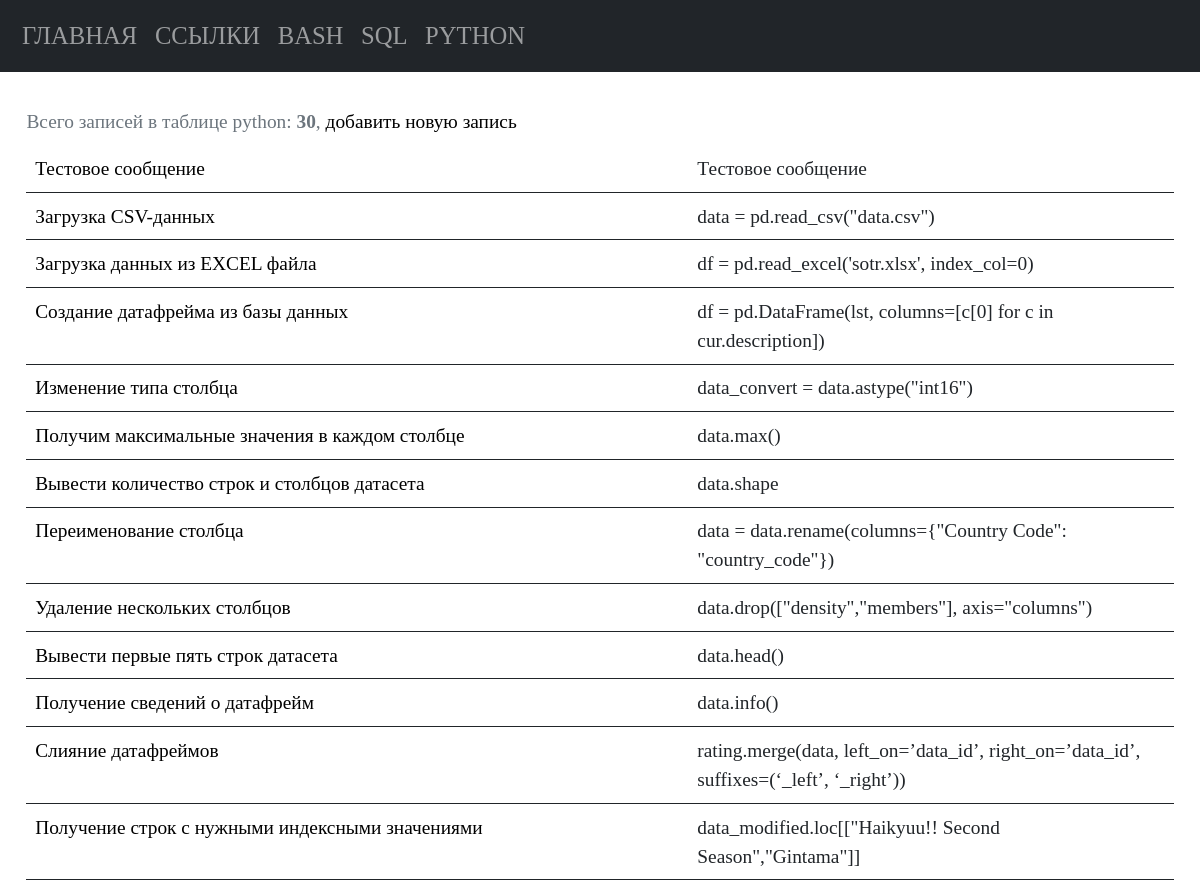
The app's page /python (upper part), older data.
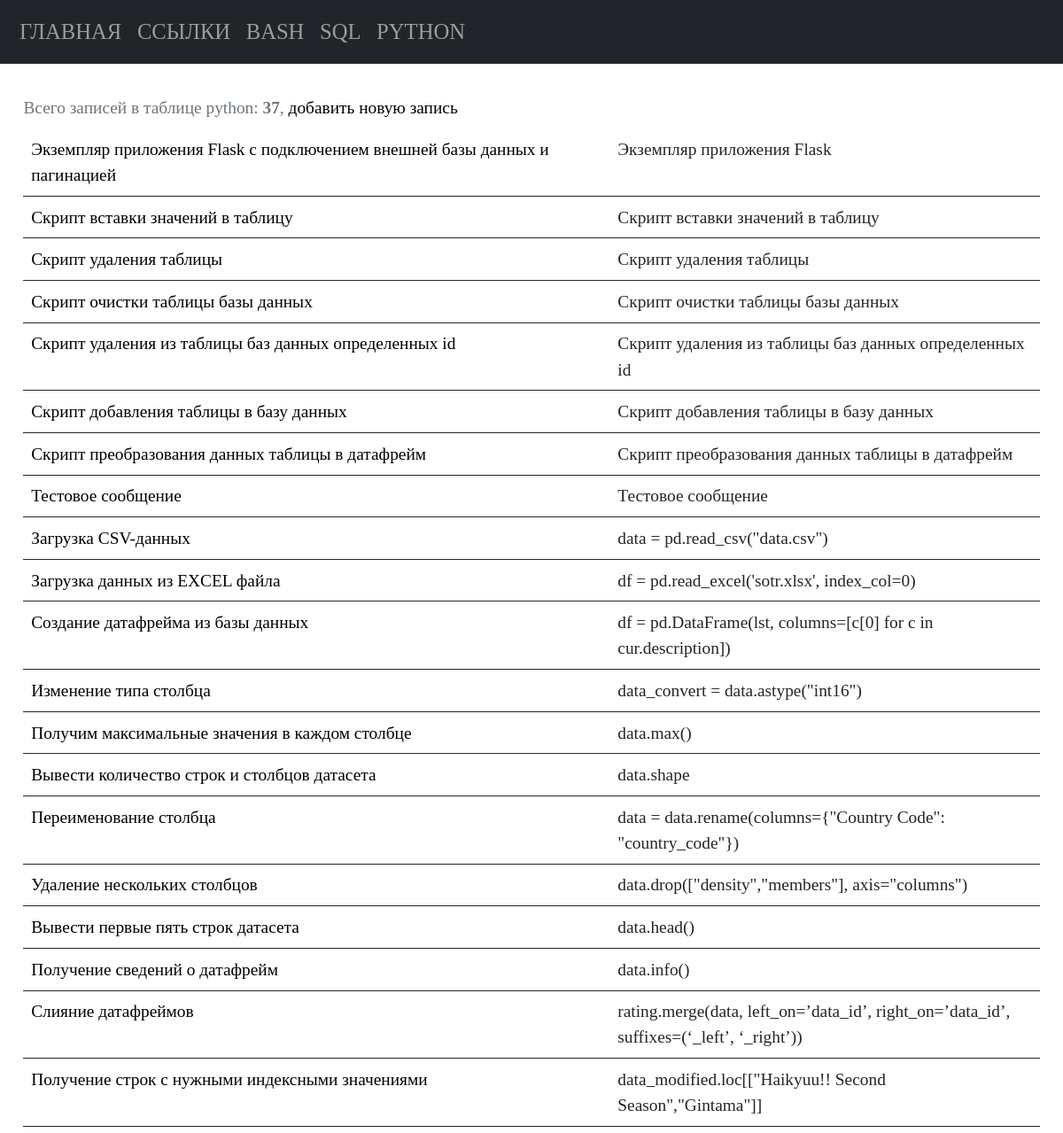
The same page, newer data.
### tables this page shows
CREATE TABLE "python" (
    "python_id" INTEGER PRIMARY KEY AUTOINCREMENT,
    "python_command" TEXT NOT NULL,
    "python_name" TEXT NOT NULL
  , "python_description" TEXT);

### app.py (the view)
@app.route("/python")
def python_list_commands():
    conn = connect.get_db_connection()
    cur = conn.cursor()
    python_list_count = cur.execute("SELECT COUNT(*) FROM python")
    python_list_count_print = python_list_count.fetchone()
    python_list_count_print_int = int(python_list_count_print[0])
    python_list = conn.execute("SELECT * FROM python ORDER BY 1 DESC").fetchall()
    conn.close()
    return render_template("python/python_list_commands.html",
                           python_list=python_list,
                           python_list_count_print_int=python_list_count_print_int,
                           )

### modules/connect.py (called while the page is built)
def get_db_connection():
    db_path = os.path.join(BASE_DIR, '../database.db')
    conn = sqlite3.connect(db_path)
    conn.row_factory = sqlite3.Row
    return conn

### templates/python/python_list_commands.html
{% extends "base.html" %} {% block title %}Команды python{% endblock %} {% block content %}
<table class="table table-hover caption-top">
   <caption>Всего записей в таблице python: <b>{{ python_list_count_print_int }}</b>, <a
         href="{{ url_for('add_python_command') }}">добавить новую запись</a></caption>
   {% for python_list in python_list %}
   <tbody>
      <tr>
         <td><a href="{{ url_for('get_post_python_command', python_id=python_list['python_id']) }}">{{ python_list['python_name']
               }}</a></td>
         <td>{{ python_list['python_command'] }}</td>
      </tr>
   </tbody>
   {% endfor %}
</table>
{% endblock %}

Row changes from the older to the newer data that the page shows:
added python: python_name "Экземпляр приложения Flask с подключением внешней базы данных и пагинацией", python_command "Экземпляр приложения Flask"
added python: python_name "Скрипт вставки значений в таблицу", python_command "Скрипт вставки значений в таблицу"
added python: python_name "Скрипт удаления таблицы", python_command "Скрипт удаления таблицы"
added python: python_name "Скрипт очистки таблицы базы данных", python_command "Скрипт очистки таблицы базы данных"
added python: python_name "Скрипт удаления из таблицы баз данных определенных id", python_command "Скрипт удаления из таблицы баз данных определенных id"
added python: python_name "Скрипт добавления таблицы в базу данных", python_command "Скрипт добавления таблицы в базу данных"
added python: python_name "Скрипт преобразования данных таблицы в датафрейм", python_command "Скрипт преобразования данных таблицы в датафрейм"
Text that changed along with them:
{{ python_list_count_print_int }}: "30" → "37"
